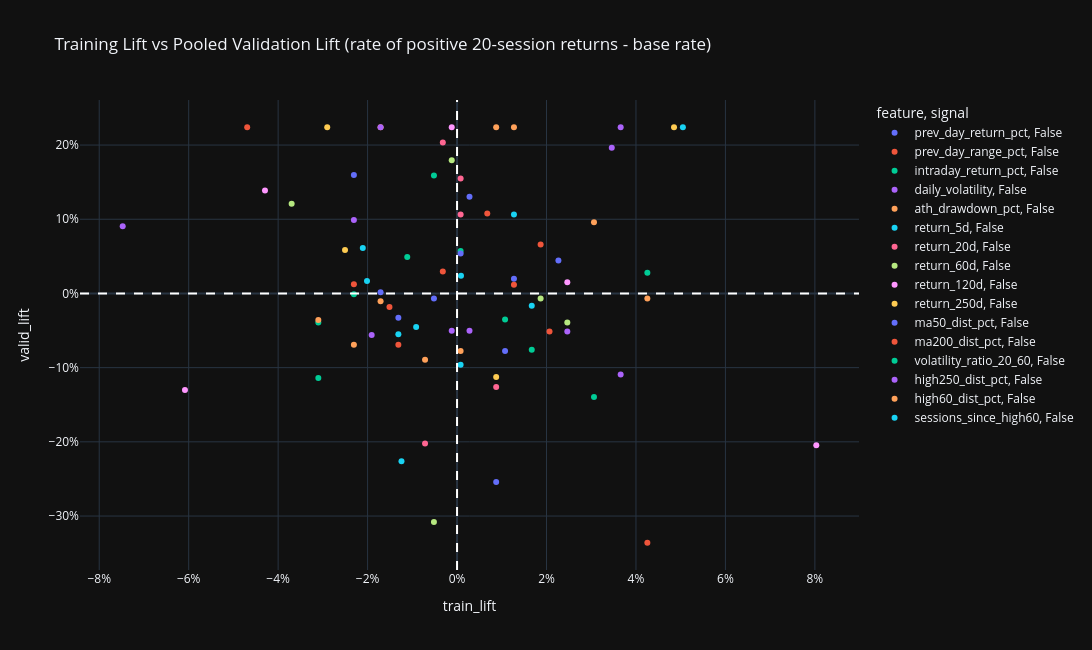

The code cell stored with this chart in its notebook:
### Code cell
"""
Lift = bin rate - base rate of the window. Training lift on the x axis, validation lift on the y axis: real information
sits in the bottom-left or top-right quadrant on BOTH axes (same sign), far from 0.
"""
# CALCULATE THE LIFTS
signal_check_pdf["train_lift"] = signal_check_pdf["train_rate"] - signal_check_pdf["train_base_rate"]
signal_check_pdf["valid_lift"] = signal_check_pdf["valid_rate"] - signal_check_pdf["valid_base_rate"]
# CREATE A FIGURE OF TRAINING LIFT vs VALIDATION LIFT
fig = px.scatter(signal_check_pdf[signal_check_pdf["tested"]], x="train_lift", y="valid_lift", color="feature", symbol="signal",
                 hover_data=["bin", "train_row_count", "valid_row_count", "train_month_count", "valid_month_count"], template="plotly_dark", width=1100, height=650,
                 title="Training Lift vs Pooled Validation Lift (rate of positive 20-session returns - base rate)")
fig.add_hline(y=0, line_dash="dash", line_color="white")
fig.add_vline(x=0, line_dash="dash", line_color="white")
fig.update_layout(xaxis_tickformat=".0%", yaxis_tickformat=".0%")
fig.show()

### Figure 1 — Plotly figure (JSON) as saved in the notebook; plotly's stock layout.template omitted (floating-point values rounded to 4 significant figures)
{"data": [{"customdata": [["(-0.00565, -0.000892]", 503, 52, 119, 10], ["(0.00219, 0.00752]", 503, 74, 119, 13], ["(-inf, -0.00565]", 503, 36, 113, 12], ["(-0.000892, 0.00219]", 503, 49, 114, 13], ["(0.00752, inf]", 503, 39, 119, 13]], "hovertemplate": "feature=prev_day_return_pct<br>signal=False<br>train_lift=%{x}<br>valid_lift=%{y}<br>bin=%{customdata[0]}<br>train_row_count=%{customdata[1]}<br>valid_row_count=%{customdata[2]}<br>train_month_count=%{customdata[3]}<br>valid_month_count=%{customdata[4]}<extra></extra>", "legendgroup": "prev_day_return_pct, False", "marker": {"color": "#636efa", "symbol": "circle"}, "mode": "markers", "name": "prev_day_return_pct, False", "orientation": "v", "showlegend": true, "type": "scatter", "x": [-0.005169, -0.01312, -0.0171, 0.01272, 0.02266], "xaxis": "x", "y": [-0.006769, -0.03276, 0.001778, 0.01992, 0.04451], "yaxis": "y"}, {"customdata": [["(0.00524, 0.00747]", 503, 66, 99, 12], ["(-inf, 0.00524]", 503, 33, 86, 8], ["(0.00747, 0.0103]", 503, 57, 113, 12], ["(0.0149, inf]", 503, 36, 85, 8], ["(0.0103, 0.0149]", 503, 58, 110, 13]], "hovertemplate": "feature=prev_day_range_pct<br>signal=False<br>train_lift=%{x}<br>valid_lift=%{y}<br>bin=%{customdata[0]}<br>train_row_count=%{customdata[1]}<br>valid_row_count=%{customdata[2]}<br>train_month_count=%{customdata[3]}<br>valid_month_count=%{customdata[4]}<extra></extra>", "legendgroup": "prev_day_range_pct, False", "marker": {"color": "#EF553B", "symbol": "circle"}, "mode": "markers", "name": "prev_day_range_pct, False", "orientation": "v", "showlegend": true, "type": "scatter", "x": [-0.01511, 0.01272, 0.01869, -0.003181, -0.01312], "xaxis": "x", "y": [-0.01842, 0.01188, 0.06611, 0.02956, -0.0691], "yaxis": "y"}, {"customdata": [["(0.00175, 0.0052]", 503, 51, 115, 12], ["(-0.00461, -0.000725]", 503, 54, 116, 13], ["(-inf, -0.00461]", 503, 48, 113, 12], ["(-0.000725, 0.00175]", 503, 40, 113, 11], ["(0.0052, inf]", 503, 57, 112, 13]], "hovertemplate": "feature=intraday_return_pct<br>signal=False<br>train_lift=%{x}<br>valid_lift=%{y}<br>bin=%{customdata[0]}<br>train_row_count=%{customdata[1]}<br>valid_row_count=%{customdata[2]}<br>train_month_count=%{customdata[3]}<br>valid_month_count=%{customdata[4]}<extra></extra>", "legendgroup": "intraday_return_pct, False", "marker": {"color": "#00cc96", "symbol": "circle"}, "mode": "markers", "name": "intraday_return_pct, False", "orientation": "v", "showlegend": true, "type": "scatter", "x": [0.04254, 0.01074, 0.0007952, -0.02306, -0.03101], "xaxis": "x", "y": [0.02792, -0.03526, 0.05733, -0.001, -0.03916], "yaxis": "y"}, {"customdata": [["(0.00685, 0.00891]", 503, 81, 64, 7], ["(0.00891, 0.0126]", 503, 45, 60, 8], ["(0.00527, 0.00685]", 503, 69, 62, 7], ["(-inf, 0.00527]", 503, 32, 45, 6], ["(0.0126, inf]", 503, 23, 39, 3]], "hovertemplate": "feature=daily_volatility<br>signal=False<br>train_lift=%{x}<br>valid_lift=%{y}<br>bin=%{customdata[0]}<br>train_row_count=%{customdata[1]}<br>valid_row_count=%{customdata[2]}<br>train_month_count=%{customdata[3]}<br>valid_month_count=%{customdata[4]}<extra></extra>", "legendgroup": "daily_volatility, False", "marker": {"color": "#ab63fa", "symbol": "circle"}, "mode": "markers", "name": "daily_volatility, False", "orientation": "v", "showlegend": true, "type": "scatter", "x": [0.03658, -0.07475, 0.02465, -0.02306, 0.03658], "xaxis": "x", "y": [-0.1093, 0.09067, -0.05136, 0.099, 0.224], "yaxis": "y"}, {"customdata": [["(-0.016, -0.00499]", 503, 77, 70, 11], ["(-0.0419, -0.016]", 503, 65, 72, 10], ["(-0.00499, inf]", 503, 67, 61, 9], ["(-0.092, -0.0419]", 503, 31, 59, 4], ["(-inf, -0.092]", 503, 10, 40, 2]], "hovertemplate": "feature=ath_drawdown_pct<br>signal=False<br>train_lift=%{x}<br>valid_lift=%{y}<br>bin=%{customdata[0]}<br>train_row_count=%{customdata[1]}<br>valid_row_count=%{customdata[2]}<br>train_month_count=%{customdata[3]}<br>valid_month_count=%{customdata[4]}<extra></extra>", "legendgroup": "ath_drawdown_pct, False", "marker": {"color": "#FFA15A", "symbol": "circle"}, "mode": "markers", "name": "ath_drawdown_pct, False", "orientation": "v", "showlegend": true, "type": "scatter", "x": [-0.03101, 0.04254, -0.007157, -0.0171, 0.01272], "xaxis": "x", "y": [-0.03574, -0.006769, -0.08943, 0.224, 0.224], "yaxis": "y"}, {"customdata": [["(0.0167, inf]", 503, 51, 101, 11], ["(0.000192, 0.00768]", 503, 50, 117, 11], ["(-inf, -0.0113]", 503, 43, 93, 10], ["(-0.0113, 0.000192]", 503, 52, 116, 13], ["(0.00768, 0.0167]", 503, 54, 114, 11]], "hovertemplate": "feature=return_5d<br>signal=False<br>train_lift=%{x}<br>valid_lift=%{y}<br>bin=%{customdata[0]}<br>train_row_count=%{customdata[1]}<br>valid_row_count=%{customdata[2]}<br>train_month_count=%{customdata[3]}<br>valid_month_count=%{customdata[4]}<extra></extra>", "legendgroup": "return_5d, False", "marker": {"color": "#19d3f3", "symbol": "circle"}, "mode": "markers", "name": "return_5d, False", "orientation": "v", "showlegend": true, "type": "scatter", "x": [0.01272, 0.0007952, -0.02107, -0.009145, 0.0167], "xaxis": "x", "y": [0.1064, -0.096, 0.06121, -0.04523, -0.01674], "yaxis": "y"}, {"customdata": [["(-0.0184, 0.0069]", 503, 61, 92, 11], ["(-inf, -0.0184]", 503, 29, 60, 4], ["(0.0069, 0.0224]", 503, 60, 99, 10], ["(0.0224, 0.0384]", 503, 51, 96, 9], ["(0.0384, inf]", 503, 49, 71, 7]], "hovertemplate": "feature=return_20d<br>signal=False<br>train_lift=%{x}<br>valid_lift=%{y}<br>bin=%{customdata[0]}<br>train_row_count=%{customdata[1]}<br>valid_row_count=%{customdata[2]}<br>train_month_count=%{customdata[3]}<br>valid_month_count=%{customdata[4]}<extra></extra>", "legendgroup": "return_20d, False", "marker": {"color": "#FF6692", "symbol": "circle"}, "mode": "markers", "name": "return_20d, False", "orientation": "v", "showlegend": true, "type": "scatter", "x": [-0.007157, 0.0007952, 0.008748, 0.0007952, -0.003181], "xaxis": "x", "y": [-0.2022, 0.155, -0.126, 0.1064, 0.2036], "yaxis": "y"}, {"customdata": [["(-0.0154, 0.0252]", 503, 47, 75, 7], ["(-inf, -0.0154]", 503, 45, 47, 4], ["(0.0252, 0.0471]", 503, 38, 75, 6], ["(0.0471, 0.0757]", 503, 52, 74, 8], ["(0.0757, inf]", 503, 68, 50, 5]], "hovertemplate": "feature=return_60d<br>signal=False<br>train_lift=%{x}<br>valid_lift=%{y}<br>bin=%{customdata[0]}<br>train_row_count=%{customdata[1]}<br>valid_row_count=%{customdata[2]}<br>train_month_count=%{customdata[3]}<br>valid_month_count=%{customdata[4]}<extra></extra>", "legendgroup": "return_60d, False", "marker": {"color": "#B6E880", "symbol": "circle"}, "mode": "markers", "name": "return_60d, False", "orientation": "v", "showlegend": true, "type": "scatter", "x": [-0.005169, -0.001193, 0.02465, 0.01869, -0.03698], "xaxis": "x", "y": [-0.3079, 0.1796, -0.03916, -0.006769, 0.1211], "yaxis": "y"}, {"customdata": [["(0.0424, 0.0811]", 503, 49, 68, 7], ["(0.0811, 0.128]", 503, 48, 65, 5], ["(-0.012, 0.0424]", 503, 47, 59, 6], ["(-inf, -0.012]", 503, 39, 39, 5], ["(0.128, inf]", 503, 67, 45, 5]], "hovertemplate": "feature=return_120d<br>signal=False<br>train_lift=%{x}<br>valid_lift=%{y}<br>bin=%{customdata[0]}<br>train_row_count=%{customdata[1]}<br>valid_row_count=%{customdata[2]}<br>train_month_count=%{customdata[3]}<br>valid_month_count=%{customdata[4]}<extra></extra>", "legendgroup": "return_120d, False", "marker": {"color": "#FF97FF", "symbol": "circle"}, "mode": "markers", "name": "return_120d, False", "orientation": "v", "showlegend": true, "type": "scatter", "x": [0.08032, -0.06083, -0.04294, -0.001193, 0.02465], "xaxis": "x", "y": [-0.2046, -0.1302, 0.1389, 0.224, 0.01504], "yaxis": "y"}, {"customdata": [["(0.0883, 0.15]", 503, 127, 58, 12], ["(0.15, 0.226]", 503, 104, 52, 10], ["(0.00243, 0.0883]", 503, 11, 45, 3], ["(-inf, 0.00243]", 503, null, 36, null], ["(0.226, inf]", 503, 8, 35, 1]], "hovertemplate": "feature=return_250d<br>signal=False<br>train_lift=%{x}<br>valid_lift=%{y}<br>bin=%{customdata[0]}<br>train_row_count=%{customdata[1]}<br>valid_row_count=%{customdata[2]}<br>train_month_count=%{customdata[3]}<br>valid_month_count=%{customdata[4]}<extra></extra>", "legendgroup": "return_250d, False", "marker": {"color": "#FECB52", "symbol": "circle"}, "mode": "markers", "name": "return_250d, False", "orientation": "v", "showlegend": true, "type": "scatter", "x": [-0.02505, 0.008748, -0.02903, -0.003181, 0.04851], "xaxis": "x", "y": [0.05865, -0.1125, 0.224, NaN, 0.224], "yaxis": "y"}, {"customdata": [["(0.01, 0.0245]", 503, 63, 89, 9], ["(-0.0121, 0.01]", 503, 46, 82, 9], ["(-inf, -0.0121]", 503, 32, 56, 4], ["(0.0245, 0.0387]", 503, 47, 78, 6], ["(0.0387, inf]", 503, 62, 52, 6]], "hovertemplate": "feature=ma50_dist_pct<br>signal=False<br>train_lift=%{x}<br>valid_lift=%{y}<br>bin=%{customdata[0]}<br>train_row_count=%{customdata[1]}<br>valid_row_count=%{customdata[2]}<br>train_month_count=%{customdata[3]}<br>valid_month_count=%{customdata[4]}<extra></extra>", "legendgroup": "ma50_dist_pct, False", "marker": {"color": "#636efa", "symbol": "circle"}, "mode": "markers", "name": "ma50_dist_pct, False", "orientation": "v", "showlegend": true, "type": "scatter", "x": [0.01074, 0.008748, 0.002783, 0.0007952, -0.02306], "xaxis": "x", "y": [-0.07759, -0.2543, 0.1303, 0.05379, 0.1595], "yaxis": "y"}, {"customdata": [["(0.0398, 0.0638]", 503, 25, 65, 7], ["(0.000113, 0.0398]", 503, 43, 58, 4], ["(-inf, 0.000113]", 503, 28, 42, 4], ["(0.0638, 0.0965]", 503, 85, 57, 9], ["(0.0965, inf]", 503, 69, 36, 5]], "hovertemplate": "feature=ma200_dist_pct<br>signal=False<br>train_lift=%{x}<br>valid_lift=%{y}<br>bin=%{customdata[0]}<br>train_row_count=%{customdata[1]}<br>valid_row_count=%{customdata[2]}<br>train_month_count=%{customdata[3]}<br>valid_month_count=%{customdata[4]}<extra></extra>", "legendgroup": "ma200_dist_pct, False", "marker": {"color": "#EF553B", "symbol": "circle"}, "mode": "markers", "name": "ma200_dist_pct, False", "orientation": "v", "showlegend": true, "type": "scatter", "x": [0.04254, 0.006759, -0.04692, -0.02306, 0.02068], "xaxis": "x", "y": [-0.336, 0.1077, 0.224, 0.01224, -0.05136], "yaxis": "y"}, {"customdata": [["(0.894, 1.035]", 503, 40, 87, 6], ["(1.035, 1.174]", 503, 40, 75, 7], ["(0.748, 0.894]", 503, 22, 85, 6], ["(-inf, 0.748]", 503, 77, 58, 7], ["(1.174, inf]", 503, 71, 54, 9]], "hovertemplate": "feature=volatility_ratio_20_60<br>signal=False<br>train_lift=%{x}<br>valid_lift=%{y}<br>bin=%{customdata[0]}<br>train_row_count=%{customdata[1]}<br>valid_row_count=%{customdata[2]}<br>train_month_count=%{customdata[3]}<br>valid_month_count=%{customdata[4]}<extra></extra>", "legendgroup": "volatility_ratio_20_60, False", "marker": {"color": "#00cc96", "symbol": "circle"}, "mode": "markers", "name": "volatility_ratio_20_60, False", "orientation": "v", "showlegend": true, "type": "scatter", "x": [0.0167, -0.01113, 0.03062, -0.005169, -0.03101], "xaxis": "x", "y": [-0.076, 0.049, -0.1396, 0.1591, -0.114], "yaxis": "y"}, {"customdata": [["(-0.0141, -0.00456]", 503, 75, 74, 10], ["(-0.0348, -0.0141]", 503, 62, 79, 11], ["(-0.0807, -0.0348]", 503, 36, 65, 4], ["(-0.00456, inf]", 503, 62, 64, 9], ["(-inf, -0.0807]", 503, 15, 42, 3]], "hovertemplate": "feature=high250_dist_pct<br>signal=False<br>train_lift=%{x}<br>valid_lift=%{y}<br>bin=%{customdata[0]}<br>train_row_count=%{customdata[1]}<br>valid_row_count=%{customdata[2]}<br>train_month_count=%{customdata[3]}<br>valid_month_count=%{customdata[4]}<extra></extra>", "legendgroup": "high250_dist_pct, False", "marker": {"color": "#ab63fa", "symbol": "circle"}, "mode": "markers", "name": "high250_dist_pct, False", "orientation": "v", "showlegend": true, "type": "scatter", "x": [-0.01909, -0.001193, 0.03459, 0.002783, -0.0171], "xaxis": "x", "y": [-0.056, -0.05019, 0.1962, -0.05019, 0.224], "yaxis": "y"}, {"customdata": [["(-0.0106, -0.00368]", 503, 63, 90, 11], ["(-0.0242, -0.0106]", 503, 58, 95, 12], ["(-0.0572, -0.0242]", 503, 39, 82, 9], ["(-0.00368, inf]", 503, 64, 76, 9], ["(-inf, -0.0572]", 503, 26, 44, 4]], "hovertemplate": "feature=high60_dist_pct<br>signal=False<br>train_lift=%{x}<br>valid_lift=%{y}<br>bin=%{customdata[0]}<br>train_row_count=%{customdata[1]}<br>valid_row_count=%{customdata[2]}<br>train_month_count=%{customdata[3]}<br>valid_month_count=%{customdata[4]}<extra></extra>", "legendgroup": "high60_dist_pct, False", "marker": {"color": "#FFA15A", "symbol": "circle"}, "mode": "markers", "name": "high60_dist_pct, False", "orientation": "v", "showlegend": true, "type": "scatter", "x": [0.0007952, -0.02306, 0.03062, -0.0171, 0.008748], "xaxis": "x", "y": [-0.07759, -0.0691, 0.09579, -0.01038, 0.224], "yaxis": "y"}, {"customdata": [["(5.0, 17.0]", 504, 40, 74, 7], ["(17.0, 39.0]", 503, 43, 57, 4], ["(39.0, inf]", 496, 40, 41, 4], ["(-inf, 1.0]", 622, 82, 78, 8], ["(1.0, 5.0]", 390, 45, 78, 9]], "hovertemplate": "feature=sessions_since_high60<br>signal=False<br>train_lift=%{x}<br>valid_lift=%{y}<br>bin=%{customdata[0]}<br>train_row_count=%{customdata[1]}<br>valid_row_count=%{customdata[2]}<br>train_month_count=%{customdata[3]}<br>valid_month_count=%{customdata[4]}<extra></extra>", "legendgroup": "sessions_since_high60, False", "marker": {"color": "#19d3f3", "symbol": "circle"}, "mode": "markers", "name": "sessions_since_high60, False", "orientation": "v", "showlegend": true, "type": "scatter", "x": [-0.01243, -0.01312, 0.05049, -0.02013, 0.0008819], "xaxis": "x", "y": [-0.226, -0.05507, 0.224, 0.01668, 0.024], "yaxis": "y"}], "layout": {"height": 650, "legend": {"title": {"text": "feature, signal"}, "tracegroupgap": 0}, "shapes": [{"line": {"color": "white", "dash": "dash"}, "type": "line", "x0": 0, "x1": 1, "xref": "x domain", "y0": 0, "y1": 0, "yref": "y"}, {"line": {"color": "white", "dash": "dash"}, "type": "line", "x0": 0, "x1": 0, "xref": "x", "y0": 0, "y1": 1, "yref": "y domain"}], "title": {"text": "Training Lift vs Pooled Validation Lift (rate of positive 20-session returns - base rate)"}, "width": 1100, "xaxis": {"anchor": "y", "domain": [0, 1], "tickformat": ".0%", "title": {"text": "train_lift"}}, "yaxis": {"anchor": "x", "domain": [0, 1], "tickformat": ".0%", "title": {"text": "valid_lift"}}}}
